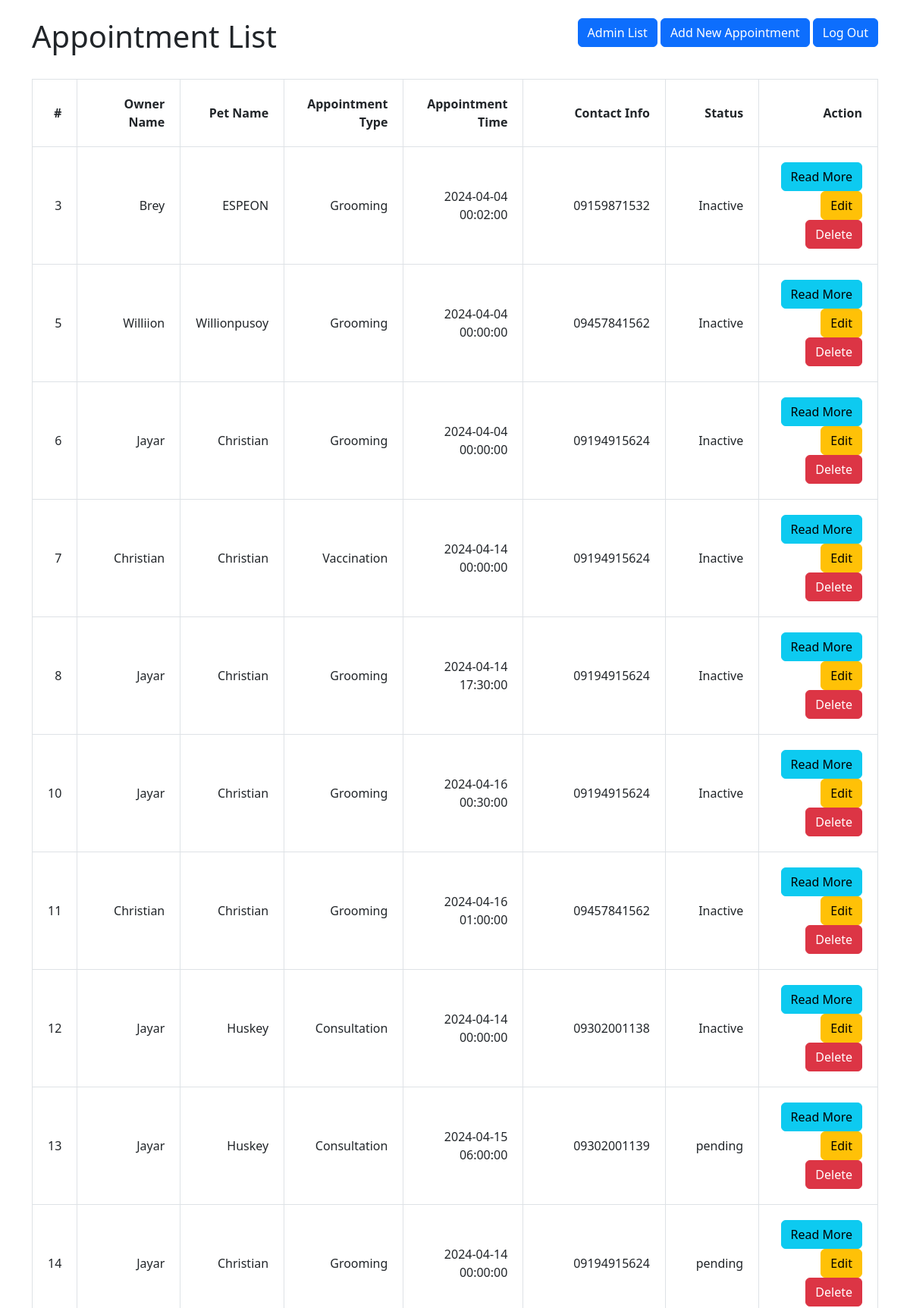
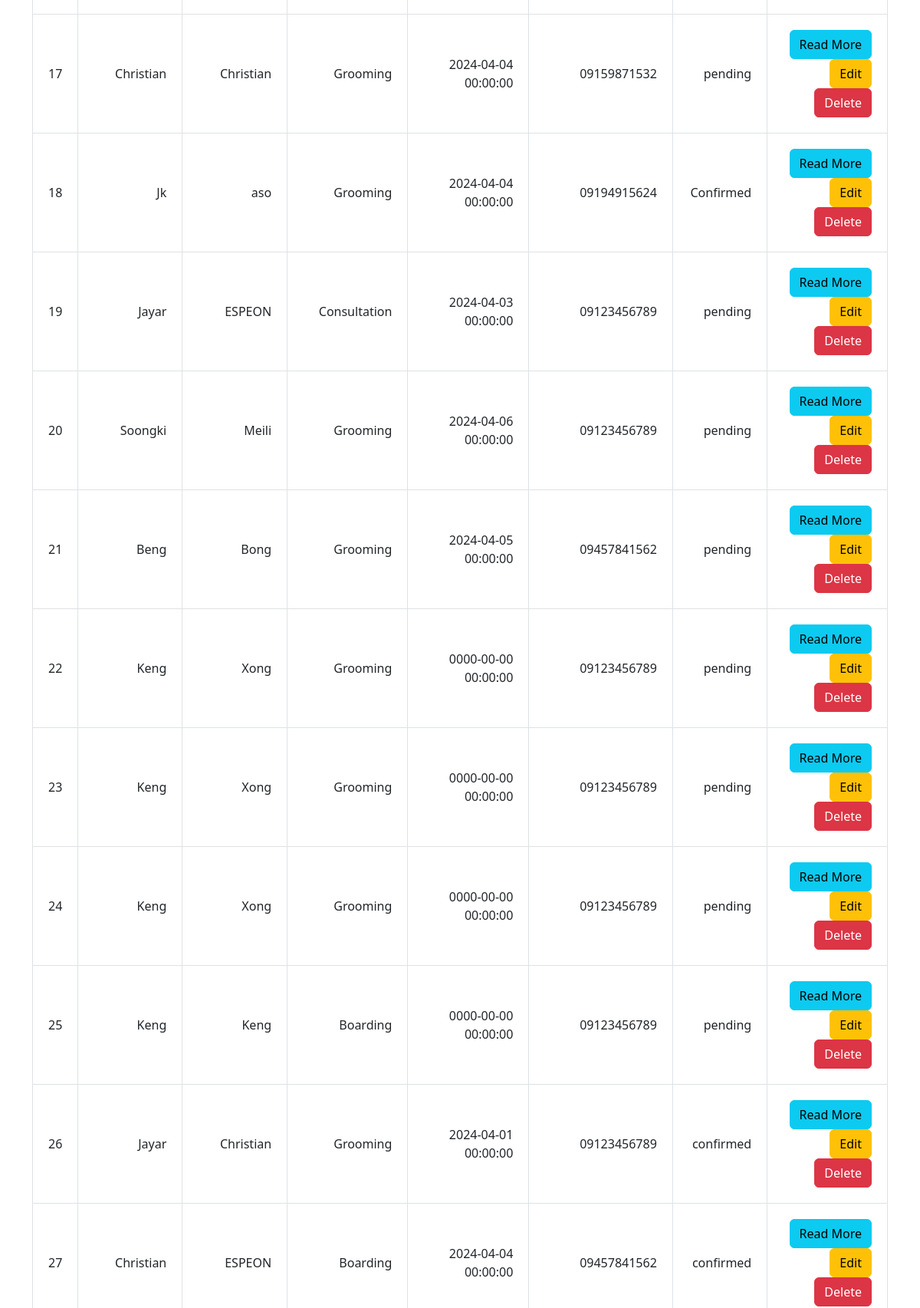
The app's page /index2.php (upper part) with its own data (2 pictures, top to bottom).
### tables this page shows
CREATE TABLE `appointments` (
  `id` int(11) NOT NULL,
  `owner_name` varchar(255) NOT NULL,
  `pet_name` varchar(255) NOT NULL,
  `appointment_type` varchar(100) NOT NULL,
  `appointment_time` datetime NOT NULL,
  `contact_info` varchar(255) NOT NULL,
  `status` varchar(100) NOT NULL
);

### index2.php (the view, shortened to what this page needs)
<!DOCTYPE html>
<html lang="en">
<head>
    <link rel="stylesheet" href="https://cdn.jsdelivr.net/npm/bootstrap@5.2.2/dist/css/bootstrap.min.css">
</head>
<body>
    <div class="container my-4">
        <header class="d-flex justify-content-between my-4">
            <h1>Appointment List</h1>
            <div>
            <a href="admin.php" class="btn btn-primary">Admin List</a>
                <a href="create_appointment.php" class="btn btn-primary">Add New Appointment</a>
                <a href="logout.php" class="btn btn-primary">Log Out</a>
            </div>
        </header>
        <table class="table table-bordered">
        <thead>
            <tr>
                <th>#</th>
                <th>Owner Name</th>
                <th>Pet Name</th>
                <th>Appointment Type</th>
                <th>Appointment Time</th>
                <th>Contact Info</th>
                <th>Status</th>
                <th>Action</th>
            </tr>
        </thead>
        <tbody>
        <?php
        include('connect.php');
        try {
            $sqlSelect = "SELECT * FROM appointments";
            $result = $conn->query($sqlSelect);
            if ($result->rowCount() > 0) {
                while($data = $result->fetch(PDO::FETCH_ASSOC)) {
                    ?>
                    <tr>
                        <td><?php echo $data['id']; ?></td>
                        <td><?php echo $data['owner_name']; ?></td>
                        <td><?php echo $data['pet_name']; ?></td>
                        <td><?php echo $data['appointment_type']; ?></td>
                        <td><?php echo $data['appointment_time']; ?></td>
                        <td><?php echo $data['contact_info']; ?></td>
                        <td><?php echo $data['status']; ?></td>
                        <td>
                            <a href="view_appointment.php?id=<?php echo $data['id']; ?>" class="btn btn-info">Read More</a>
                            <a href="edit_appointment.php?id=<?php echo $data['id']; ?>" class="btn btn-warning">Edit</a>
                            <a href="delete_appointment.php?id=<?php echo $data['id']; ?>" class="btn btn-danger" onclick="return confirm('Are you sure you want to delete this appointment?');">Delete</a>
                        </td>
                    </tr>
                    <?php
                }
            } else {
                echo '<tr><td colspan="8">No appointments found.</td></tr>';
            }
        } catch(PDOException $e) {
            echo "Query failed: " . $e->getMessage();
        }
        ?>
        </tbody>
        </table>
    </div>
</body>
</html>

### index2.php (style rules this page uses)
table td, table th { vertical-align:middle; text-align:right; padding:20px!important; }

### records on screen
appointments: id "3", owner_name "Brey", pet_name "ESPEON", appointment_type "Grooming", appointment_time "2024-04-04 00:02:00", contact_info "09159871532", status "Inactive"
appointments: id "5", owner_name "Williion", pet_name "Willionpusoy", appointment_type "Grooming", appointment_time "2024-04-04 00:00:00", contact_info "09457841562", status "Inactive"
appointments: id "6", owner_name "Jayar", pet_name "Christian", appointment_type "Grooming", appointment_time "2024-04-04 00:00:00", contact_info "09194915624", status "Inactive"
appointments: id "7", owner_name "Christian", pet_name "Christian", appointment_type "Vaccination", appointment_time "2024-04-14 00:00:00", contact_info "09194915624", status "Inactive"
appointments: id "8", owner_name "Jayar", pet_name "Christian", appointment_type "Grooming", appointment_time "2024-04-14 17:30:00", contact_info "09194915624", status "Inactive"
appointments: id "10", owner_name "Jayar", pet_name "Christian", appointment_type "Grooming", appointment_time "2024-04-16 00:30:00", contact_info "09194915624", status "Inactive"
appointments: id "11", owner_name "Christian", pet_name "Christian", appointment_type "Grooming", appointment_time "2024-04-16 01:00:00", contact_info "09457841562", status "Inactive"
appointments: id "12", owner_name "Jayar", pet_name "Huskey", appointment_type "Consultation", appointment_time "2024-04-14 00:00:00", contact_info "09302001138", status "Inactive"
appointments: id "13", owner_name "Jayar", pet_name "Huskey", appointment_type "Consultation", appointment_time "2024-04-15 06:00:00", contact_info "09302001139", status "pending"
appointments: id "14", owner_name "Jayar", pet_name "Christian", appointment_type "Grooming", appointment_time "2024-04-14 00:00:00", contact_info "09194915624", status "pending"
appointments: id "17", owner_name "Christian", pet_name "Christian", appointment_type "Grooming", appointment_time "2024-04-04 00:00:00", contact_info "09159871532", status "pending"
appointments: id "18", owner_name "Jk", pet_name "aso", appointment_type "Grooming", appointment_time "2024-04-04 00:00:00", contact_info "09194915624", status "Confirmed"
appointments: id "19", owner_name "Jayar", pet_name "ESPEON", appointment_type "Consultation", appointment_time "2024-04-03 00:00:00", contact_info "09123456789", status "pending"
appointments: id "20", owner_name "Soongki", pet_name "Meili", appointment_type "Grooming", appointment_time "2024-04-06 00:00:00", contact_info "09123456789", status "pending"
appointments: id "21", owner_name "Beng", pet_name "Bong", appointment_type "Grooming", appointment_time "2024-04-05 00:00:00", contact_info "09457841562", status "pending"
appointments: id "22", owner_name "Keng", pet_name "Xong", appointment_type "Grooming", appointment_time "0000-00-00 00:00:00", contact_info "09123456789", status "pending"
appointments: id "23", owner_name "Keng", pet_name "Xong", appointment_type "Grooming", appointment_time "0000-00-00 00:00:00", contact_info "09123456789", status "pending"
appointments: id "24", owner_name "Keng", pet_name "Xong", appointment_type "Grooming", appointment_time "0000-00-00 00:00:00", contact_info "09123456789", status "pending"
appointments: id "25", owner_name "Keng", pet_name "Keng", appointment_type "Boarding", appointment_time "0000-00-00 00:00:00", contact_info "09123456789", status "pending"
appointments: id "26", owner_name "Jayar", pet_name "Christian", appointment_type "Grooming", appointment_time "2024-04-01 00:00:00", contact_info "09123456789", status "confirmed"
appointments: id "27", owner_name "Christian", pet_name "ESPEON", appointment_type "Boarding", appointment_time "2024-04-04 00:00:00", contact_info "09457841562", status "confirmed"
